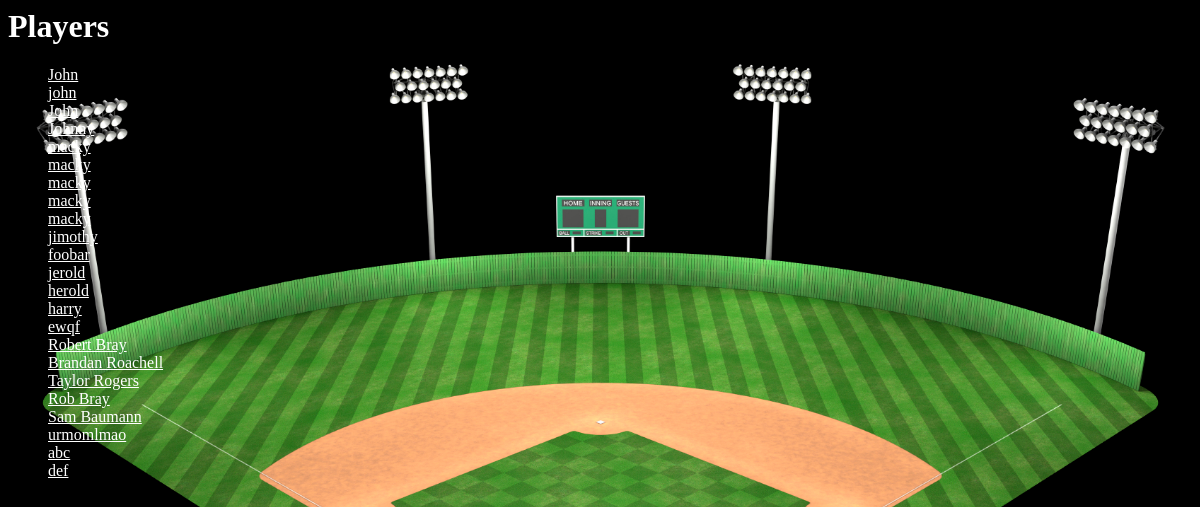
/tagger/player_index/, run on an earlier commit of the app's database.
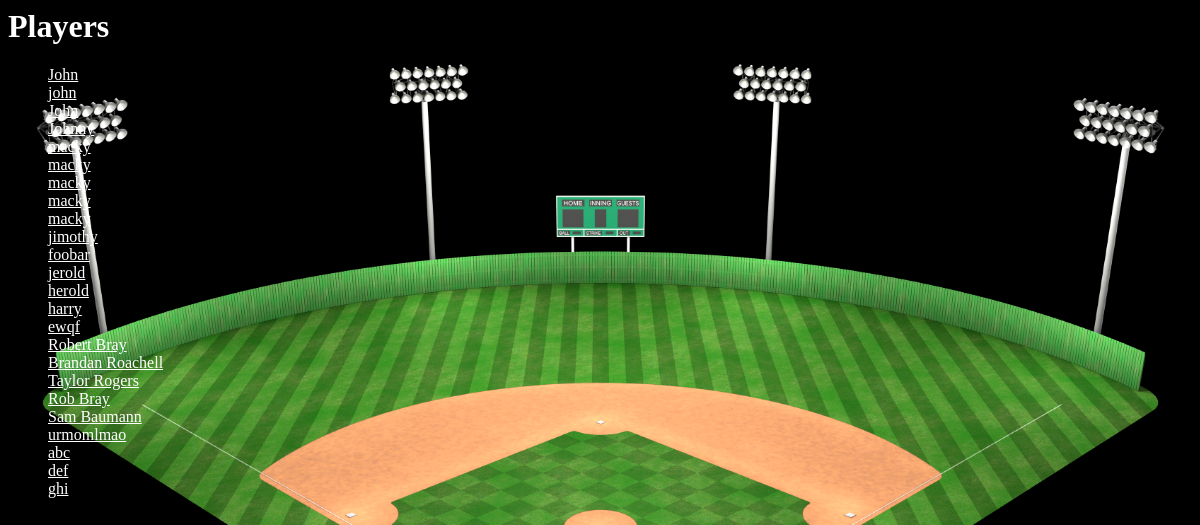
And on a later commit of the database.
### tagger/models.py (models this page shows, shortened)
class Player(models.Model):
    roster = models.ForeignKey(Roster, on_delete=models.CASCADE, null=True, related_name='player_set')
    player_name = models.CharField(max_length=50)
    player_number = models.IntegerField(default=0)
    player_throwing_handedness = models.CharField(max_length=1, default='0')
    player_batting_handedness = models.CharField(max_length=1, default='0')

### tagger/views.py (the view)
# urls.py: path('player_index/', views.player_index.as_view(), name='player_index'),
class player_index(generic.ListView):
    template_name = 'tagger/player_index.html'
    context_object_name = 'all_players_list'
    def get_queryset(self):
        return Player.objects.all()

### tagger/templates/tagger/player_index.html
<h1 style="color: white">{{"Players"}}</h1>
{% if all_players_list %}
    <ul>
    {% for player in all_players_list %}
        <li><a href="{% url 'tagger:player_details' player.id %}">{{ player.player_name }}</a></li>
    {% endfor %}
    </ul>
{% else %}
    <p style="color: white">No players are available.</p>
{% endif %}
{% load static %}
<link rel="stylesheet" type="text/css" href="{% static 'tagger/homepage.css' %}">

What changed in the data, as far as the page shows it:
added Player: player_name "ghi"
